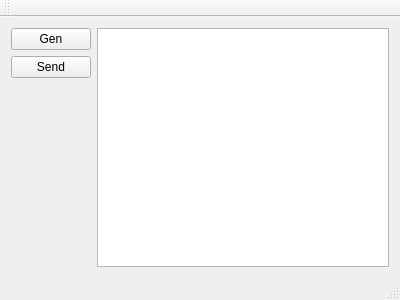
<?xml version="1.0" encoding="UTF-8"?>
<ui version="4.0">
 <class>MainWindow</class>
 <widget class="QMainWindow" name="MainWindow">
  <property name="geometry">
   <rect>
    <x>0</x>
    <y>0</y>
    <width>400</width>
    <height>300</height>
   </rect>
  </property>
  <property name="sizePolicy">
   <sizepolicy hsizetype="Fixed" vsizetype="Fixed">
    <horstretch>0</horstretch>
    <verstretch>0</verstretch>
   </sizepolicy>
  </property>
  <property name="maximumSize">
   <size>
    <width>4000</width>
    <height>4000</height>
   </size>
  </property>
  <property name="windowTitle">
   <string>MainWindow</string>
  </property>
  <widget class="QWidget" name="centralWidget">
   <layout class="QGridLayout" name="gridLayout">
    <item row="0" column="0">
     <layout class="QVBoxLayout" name="verticalLayout">
      <item>
       <widget class="QPushButton" name="Gen">
        <property name="text">
         <string>Gen</string>
        </property>
       </widget>
      </item>
      <item>
       <widget class="QPushButton" name="Send">
        <property name="text">
         <string>Send</string>
        </property>
       </widget>
      </item>
      <item>
       <spacer name="verticalSpacer">
        <property name="orientation">
         <enum>Qt::Vertical</enum>
        </property>
        <property name="sizeHint" stdset="0">
         <size>
          <width>20</width>
          <height>40</height>
         </size>
        </property>
       </spacer>
      </item>
     </layout>
    </item>
    <item row="0" column="1">
     <widget class="QListWidget" name="listWidgetNumbers"/>
    </item>
   </layout>
  </widget>
  <widget class="QMenuBar" name="menuBar">
   <property name="geometry">
    <rect>
     <x>0</x>
     <y>0</y>
     <width>400</width>
     <height>22</height>
    </rect>
   </property>
  </widget>
  <widget class="QToolBar" name="mainToolBar">
   <attribute name="toolBarArea">
    <enum>TopToolBarArea</enum>
   </attribute>
   <attribute name="toolBarBreak">
    <bool>false</bool>
   </attribute>
  </widget>
  <widget class="QStatusBar" name="statusBar"/>
 </widget>
 <layoutdefault spacing="6" margin="11"/>
 <resources/>
 <connections/>
</ui>
